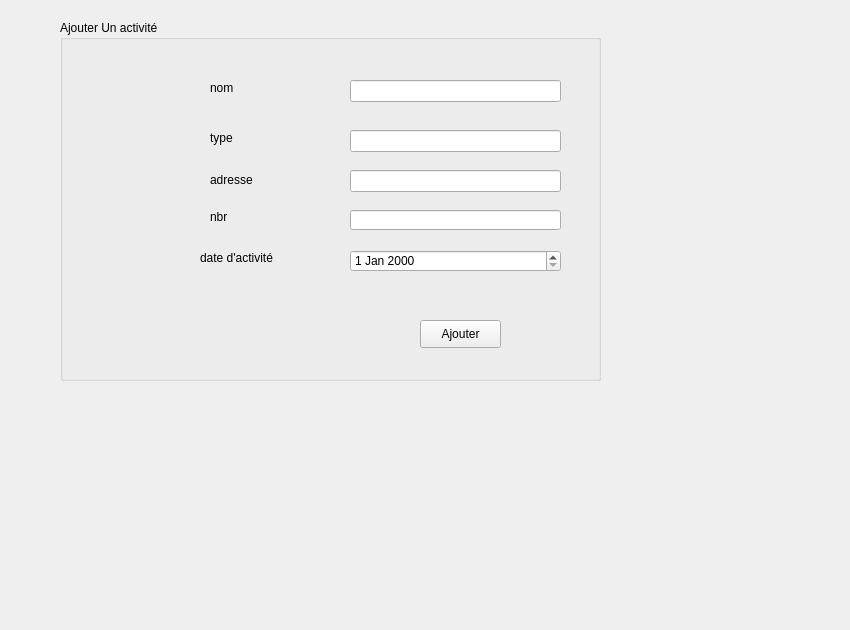
      <widget class="QWidget" name="tab_7">
       <attribute name="title">
        <string>Ajouter</string>
       </attribute>
       <widget class="QLabel" name="label_21">
        <property name="geometry">
         <rect>
          <x>-60</x>
          <y>-30</y>
          <width>841</width>
          <height>621</height>
         </rect>
        </property>
        <property name="styleSheet">
         <string notr="true">background-image: url(:/gris.jpg);</string>
        </property>
        <property name="text">
         <string/>
        </property>
       </widget>
       <widget class="QGroupBox" name="groupBox_6">
        <property name="geometry">
         <rect>
          <x>60</x>
          <y>20</y>
          <width>541</width>
          <height>361</height>
         </rect>
        </property>
        <property name="title">
         <string>Ajouter Un activité</string>
        </property>
        <widget class="QLabel" name="label_22">
         <property name="geometry">
          <rect>
           <x>150</x>
           <y>110</y>
           <width>101</width>
           <height>16</height>
          </rect>
         </property>
         <property name="text">
          <string>type</string>
         </property>
        </widget>
        <widget class="QLabel" name="label_23">
         <property name="geometry">
          <rect>
           <x>150</x>
           <y>60</y>
           <width>81</width>
           <height>16</height>
          </rect>
         </property>
         <property name="text">
          <string>nom</string>
         </property>
        </widget>
        <widget class="QLabel" name="label_26">
         <property name="geometry">
          <rect>
           <x>150</x>
           <y>150</y>
           <width>81</width>
           <height>20</height>
          </rect>
         </property>
         <property name="text">
          <string>adresse</string>
         </property>
        </widget>
        <widget class="QLineEdit" name="lineEdit_nom2">
         <property name="geometry">
          <rect>
           <x>290</x>
           <y>60</y>
           <width>211</width>
           <height>22</height>
          </rect>
         </property>
        </widget>
        <widget class="QLineEdit" name="lineEdit_type2">
         <property name="geometry">
          <rect>
           <x>290</x>
           <y>110</y>
           <width>211</width>
           <height>22</height>
          </rect>
         </property>
        </widget>
        <widget class="QLineEdit" name="lineEdit_duree2">
         <property name="geometry">
          <rect>
           <x>290</x>
           <y>150</y>
           <width>211</width>
           <height>22</height>
          </rect>
         </property>
        </widget>
        <widget class="QPushButton" name="pb_ajouter_2">
         <property name="geometry">
          <rect>
           <x>360</x>
           <y>300</y>
           <width>81</width>
           <height>28</height>
          </rect>
         </property>
         <property name="text">
          <string>Ajouter</string>
         </property>
        </widget>
        <widget class="QLabel" name="label_17">
         <property name="geometry">
          <rect>
           <x>150</x>
           <y>190</y>
           <width>47</width>
           <height>13</height>
          </rect>
         </property>
         <property name="text">
          <string>nbr</string>
         </property>
        </widget>
        <widget class="QLineEdit" name="lineEdit_nbr2">
         <property name="geometry">
          <rect>
           <x>290</x>
           <y>190</y>
           <width>211</width>
           <height>20</height>
          </rect>
         </property>
        </widget>
        <widget class="QDateEdit" name="dateEdit">
         <property name="geometry">
          <rect>
           <x>290</x>
           <y>230</y>
           <width>211</width>
           <height>22</height>
          </rect>
         </property>
        </widget>
        <widget class="QLabel" name="label_28">
         <property name="geometry">
          <rect>
           <x>140</x>
           <y>230</y>
           <width>81</width>
           <height>16</height>
          </rect>
         </property>
         <property name="text">
          <string>date d'activité</string>
         </property>
        </widget>
       </widget>
      </widget>
